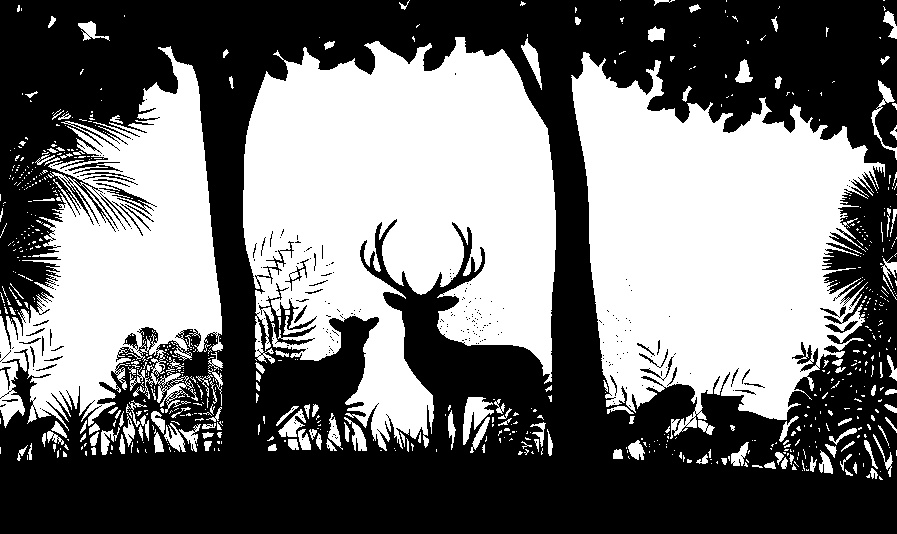
#> input picture Lab02/result/q2.jpg, 897 x 534 px
$ python q3.py
#> lines starting #> are read from the running program, lines starting #| are printed output that depends on the picture; after the words box and inside, x2 and y2 are one past the last pixel; in counts of white or black regions, pixels touching at a corner belong together
#> further down, image is the input picture: shape (534, 897); min 0, max 255, mean 115.1
#> `_, binary_image = cv2.threshold(image, 117, 255, cv2.THRESH_BINARY)`: binary_image: shape (534, 897); 45.1% white; 735 white regions (582 under 20 px), largest, box (x1, y1, x2, y2) and area: (243, 37, 556, 451) 84452, (571, 52, 885, 439) 72959, (0, 46, 223, 431) 43661
import cv2
import numpy as np
import random


def check_label(label, eq):
    while eq[label] != label:
        label = eq[label]
    return label


def color(label_img):
    h, w = label_img.shape[:2]
    res = np.zeros((h, w, 3), dtype=np.uint8)

    # Generate random colors for each unique label except 0 (background)
    unique_label = np.unique(label_img)
    to_color = {label: np.random.randint(0, 255, 3) for label in unique_label if label > 0}

    for i in range(h):
        for j in range(w):
            lab = label_img[i, j]
            if lab > 0:  # Only color the connected components
                res[i, j] = to_color[lab]

    return res


def cc(img):
    h, w = img.shape[:2]
#> h = 534; w = 897
    labeled = np.zeros_like(img, dtype=np.uint32)
    label = 1
    equiv = {}  # Dictionary to store equivalences

    # First pass: Label and record equivalences
    for i in range(h):
        for j in range(w):
            if img[i, j] == 255:  # Foreground pixel
                neighbors = []

                if i > 0 and labeled[i - 1, j] > 0:  # Top neighbor
                    neighbors.append(labeled[i - 1, j])
                if j > 0 and labeled[i, j - 1] > 0:  # Left neighbor
                    neighbors.append(labeled[i, j - 1])

                if not neighbors:
                    labeled[i, j] = label
                    equiv[label] = label
                    label += 1
                elif len(neighbors) == 1 or equiv[neighbors[0]] == equiv[neighbors[1]]:
                    labeled[i, j] = equiv[neighbors[0]]
                else:
                    min_label = min(equiv[neighbors[0]], equiv[neighbors[1]])
                    max_label = max(equiv[neighbors[0]], equiv[neighbors[1]])
                    labeled[i, j] = min_label
                    for k in range(1, len(equiv) + 1):
                        if equiv[k] == max_label:
                            equiv[k] = min_label
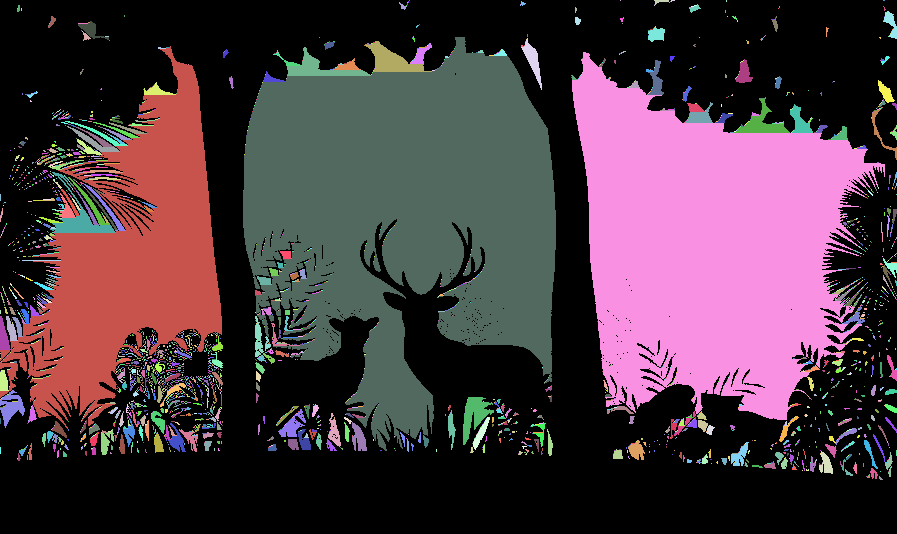
#> labeled: shape (534, 897) uint32; 3466 distinct labels, from 0 to 3465; one colour per label, 0 black
#> after the loop, label = 3466

                    # [10 lines of commented-out code are left out]
    for i in range(h):
        for j in range(w):
            if labeled[i, j] > 0:
                labeled[i, j] = equiv[labeled[i, j]]
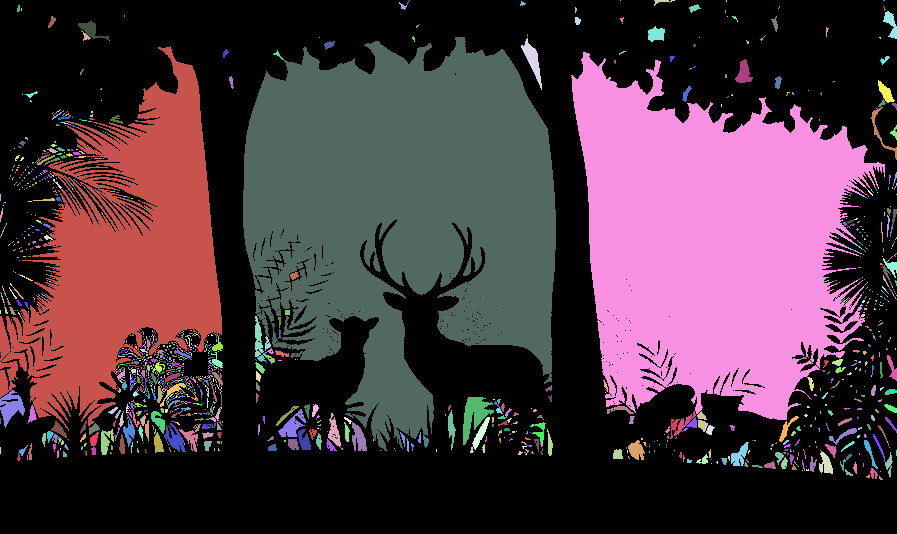
#> labeled: shape (534, 897) uint32; 1566 distinct labels, from 0 to 3465; one colour per label, 0 black

    return color(labeled)  # Return the colored labeled image
#> after the loop in color, `for i in range(h):`:
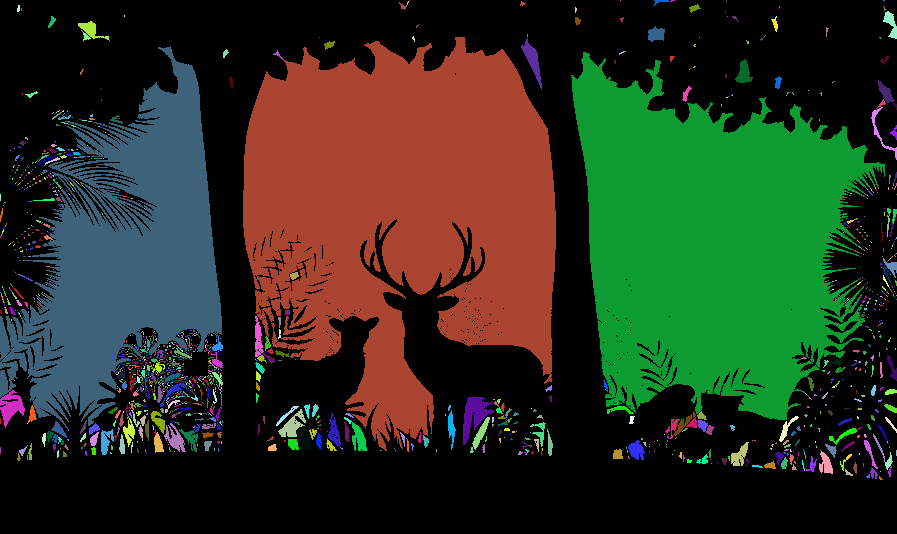
#> res: shape (534, 897, 3); mean of channels 0, 1, 2 31.7, 48.8, 41.7; drawn as B, G, R


# Load the image in grayscale
image = cv2.imread("./result/q2.jpg", cv2.IMREAD_GRAYSCALE)

# Apply Otsu's thresholding
_, binary_image = cv2.threshold(image, 117, 255, cv2.THRESH_BINARY)

# Apply connected component labeling and color the connected components
colored_res = cc(binary_image)

# Save and display the result
cv2.imwrite("./result/q3.jpg", colored_res)
cv2.imshow("Colored Connected Components", colored_res)
cv2.waitKey(0)
cv2.destroyAllWindows()
